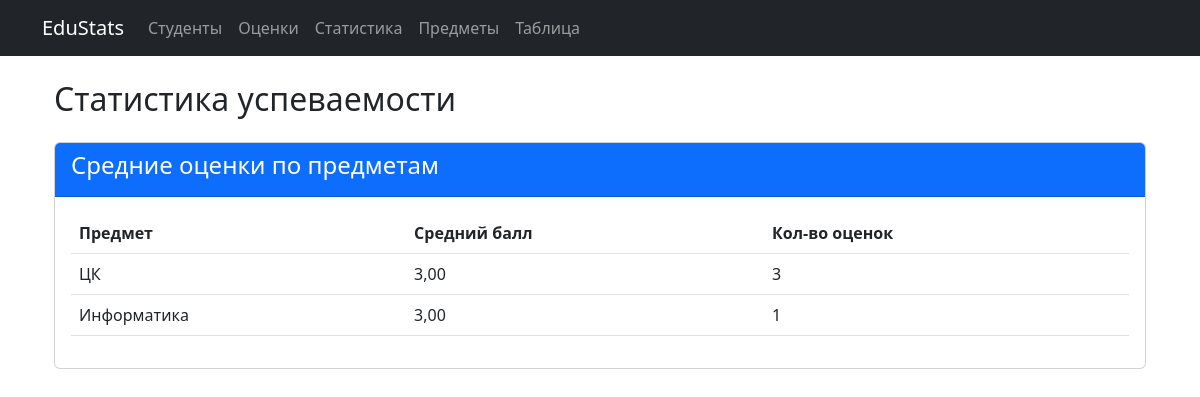
/statistics/, run on an earlier commit of the app's database.
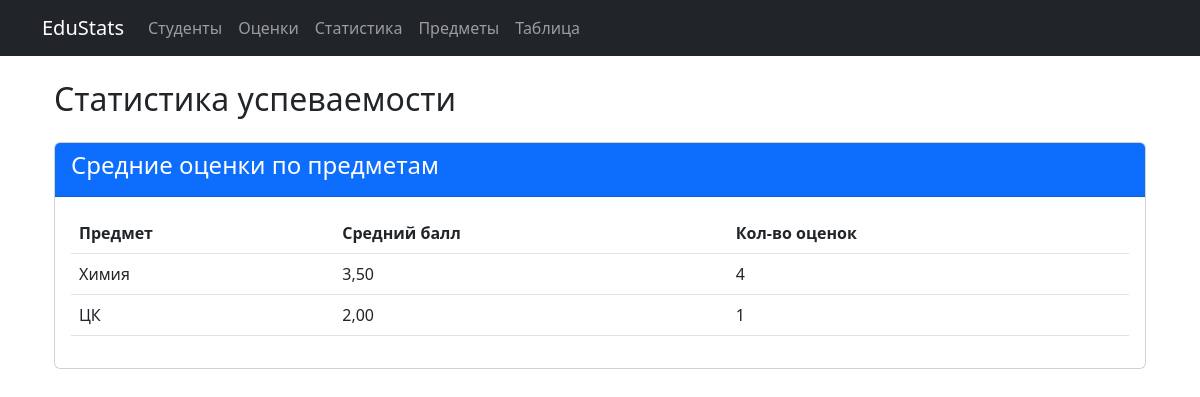
And on a later commit of the database.
### edu_stats/models.py (models this page shows, shortened)
class Subject(models.Model):
    name = models.CharField(
        max_length=100,
        verbose_name='Название',
        help_text='Название учебного предмета'
    )
    description = models.TextField(
        verbose_name='Описание',
        blank=True,
        help_text='Краткое описание предмета'
    )
    class Meta:
        verbose_name = 'Предмет'
        verbose_name_plural = 'Предметы'
        ordering = ['name']

### edu_stats/views.py (the view)
# urls.py: path('statistics/', views.statistics_view, name='statistics'),
def statistics_view(request):
    context = {'title': 'Статистика успеваемости'}
    subjects_with_grades = Subject.objects.filter(grades__isnull=False).distinct()
    if subjects_with_grades.exists():
        context['subjects_stats'] = subjects_with_grades.annotate(
            avg_grade=Avg('grades__grade'),
            grade_count=Count('grades')
        ).order_by('-avg_grade')
    if Grade.objects.exists():
        context['group_stats'] = Grade.objects.values(
            'student__group'
        ).annotate(
            avg_grade=Avg('grade'),
            grade_count=Count('id')
        ).order_by('-avg_grade')
    top_students = Student.objects.annotate(
        grade_count=Count('grades'),
        avg_grade=Avg('grades__grade')
    ).filter(grade_count__gte=3).order_by('-avg_grade')[:5]
    if top_students:
        context['top_students'] = top_students
    return render(request, 'grades/statistics.html', context)

### edu_stats/templates/grades/statistics.html (shortened to what this page needs)
{% extends 'grades/base.html' %}
{% block content %}
<div class="container">
    <h2 class="mb-4">{{ title }}</h2>
    {% if subjects_stats %}
    <div class="card mb-4">
        <div class="card-header bg-primary text-white">
            <h4>Средние оценки по предметам</h4>
        </div>
        <div class="card-body">
            <div class="table-responsive">
                <table class="table table-hover">
                    <thead>
                        <tr>
                            <th>Предмет</th>
                            <th>Средний балл</th>
                            <th>Кол-во оценок</th>
                        </tr>
                    </thead>
                    <tbody>
                        {% for subject in subjects_stats %}
                        <tr>
                            <td>{{ subject.name }}</td>
                            <td>{{ subject.avg_grade|floatformat:2 }}</td>
                            <td>{{ subject.grade_count }}</td>
                        </tr>
                        {% endfor %}
                    </tbody>
                </table>
            </div>
        </div>
    </div>
    {% endif %}
</div>
{% endblock %}

What changed in the data, as far as the page shows it:
no longer on this page (row unchanged): Subject: name "Информатика", avg_grade "3,00", grade_count "1"
added Subject: name "Химия", avg_grade "3,50", grade_count "4"
computed for Subject "ЦК": avg_grade "3,00" → "2,00"; grade_count "3" → "1"
